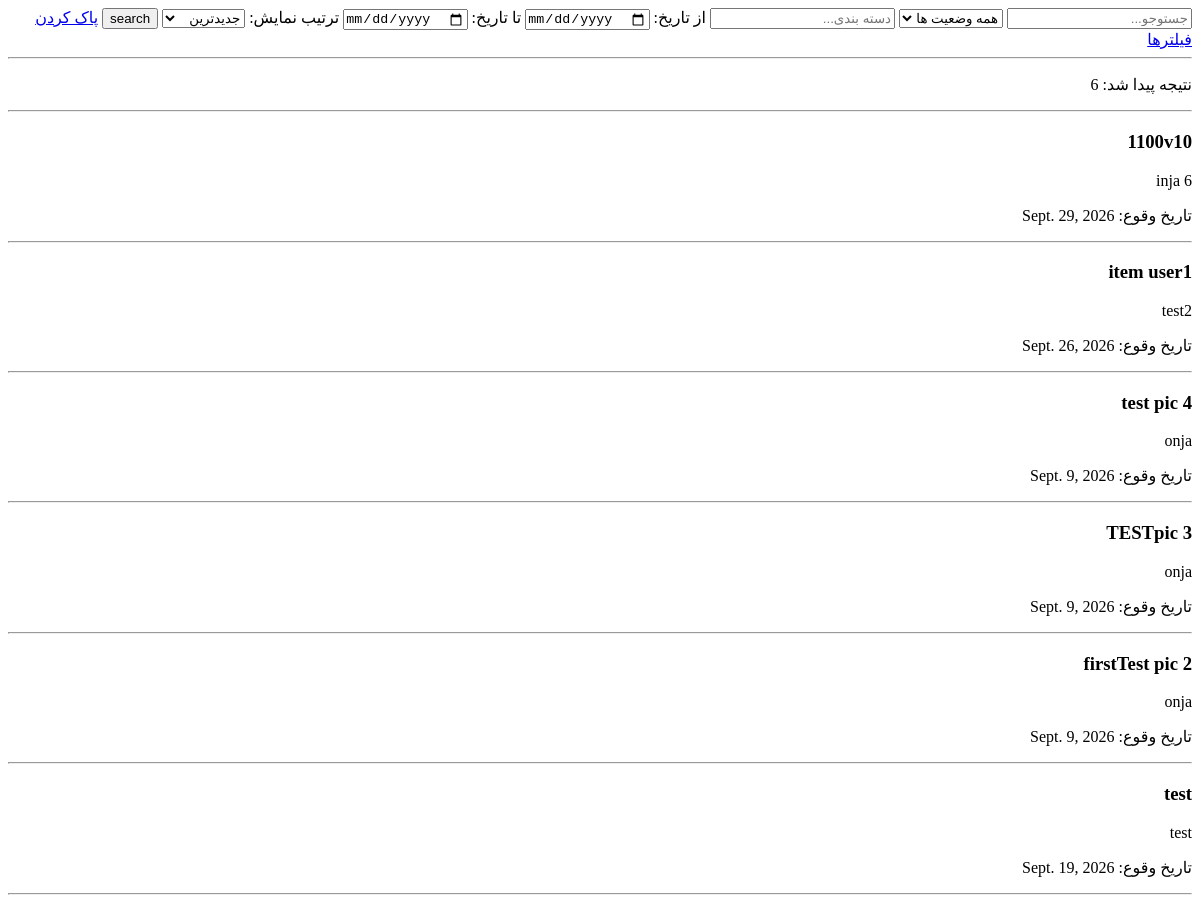
/item/, run on an earlier commit of the app's database.
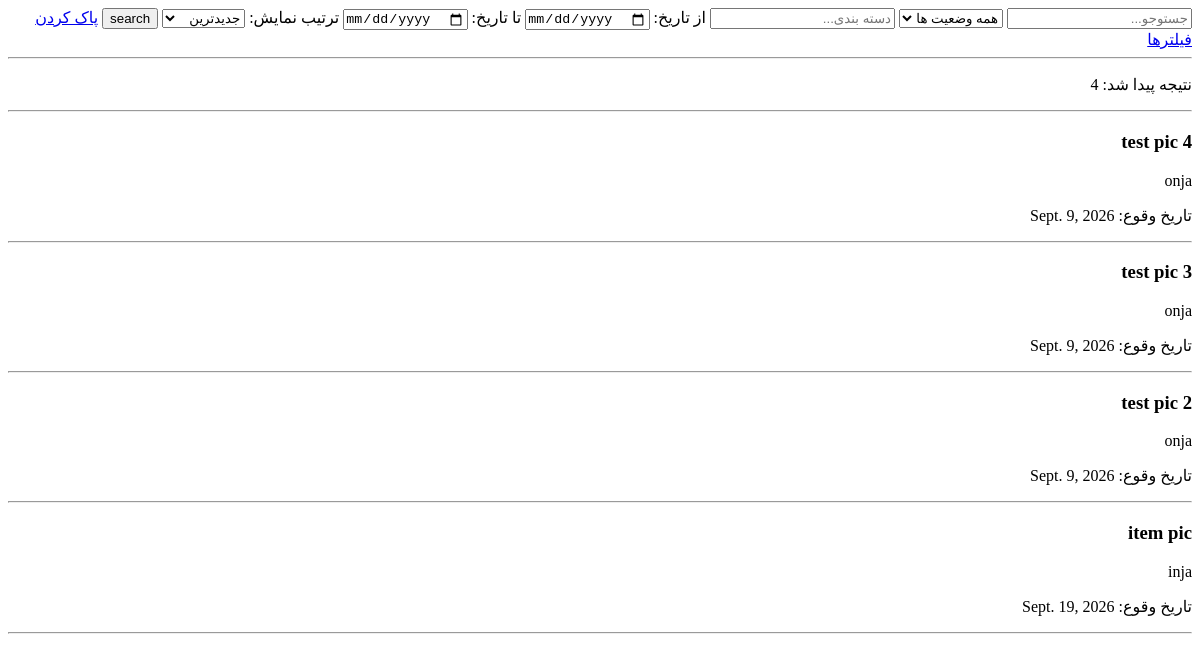
And on a later commit of the database.
### core/models.py (models this page shows, shortened)
class Item(models.Model):
    class Status(models.TextChoices):
        OPEN = "open", "باز"
        REVIEWING = "reviewing", "در حال بررسی"
        DELIVERED = "delivered", "تحویل داده شده"
        CLOSED = "closed", "بسته شده"
    title = models.CharField(max_length=128)
    description = models.TextField()
    location = models.CharField(max_length=200)
    event_date = models.DateField()
    created_at = models.DateTimeField(auto_now_add=True)
    category = models.ForeignKey(
        Category,
        on_delete=models.PROTECT,
        related_name='items_category'
    )
    status = models.CharField(
        max_length=20,
        choices=Status.choices,
        default=Status.OPEN
    )
    created_by = models.ForeignKey(
        User,
        on_delete=models.CASCADE,
        related_name='items_user'
    )
    image = models.ImageField(
        upload_to="items/",
        blank=True,
        null=True
    )

### core/views.py (the view)
# urls.py: path("", list_items, name="list_item"),
def list_items(request):
    items = Item.objects.all()
    query = request.GET.get("q")
    status = request.GET.get("status")
    category = request.GET.get("category")
    date_from = request.GET.get("date_from")
    date_to = request.GET.get("date_to")
    sort = request.GET.get("sort")
    if query:
        items = items.filter(
            Q(title__icontains=query) |
            Q(location__icontains=query) |
            Q(description__icontains=query)
        )
    if status:
        items = items.filter(status=status)
    if category:
        items = items.filter(category_id=category)
    if date_from:
        items = items.filter(event_date__gte=date_from)
    if date_to:
        items = items.filter(event_date__lte=date_to)
    sort_options = {
        "newest": "-created_at",
        "oldest": "created_at",
    }
    sort_field = sort_options.get(sort, "-created_at")
    items = items.order_by(sort_field)
    result_count = items.count()
    return render(
        request,
        "items/item_list.html",
        {
            "items": items,
            "result_count": result_count,
        }
    )

### templates/items/item_list.html (shortened to what this page needs)
{% extends "base.html" %}
{% block content %}
<form method="get">
    <input type="text" name="q" placeholder="جستوجو..." value="{{ request.GET.q }}">
    <select name="status">
        <option value="">
            همه وضعیت ها
        </option>
    </select>
    <input type="number" name="category" placeholder="دسته بندی..." value="{{ request.GET.category }}">
    <label for="date_from">از تاریخ:</label>
    <input type="date" id="date_from" name="date_from" value="{{ request.GET.date_from }}" >
    <label for="date_to">تا تاریخ:</label>
    <input type="date" id="date_to" name="date_to" value="{{ request.GET.date_to }}" >
    <label for="sort">ترتیب نمایش:</label>
    <select name="sort" id="sort">
        <option
            value="newest"
        >
             جدیدترین
        </option>
    </select>
    <button type="submit"> search </button>
    <a href="{% url 'list_item' %}">
    پاک کردن فیلترها
    </a>
</form>
<hr/>
{% if result_count > 0 %}
    <p>
        نتیجه پیدا شد: {{ result_count }}
    </p>
{% else %}
    <p>
        هیچ نتیجه‌ای پیدا نشد.
    </p>
{% endif %}
<hr/>
{% for item in items %}
    <h3> {{ item.title }}     </h3>
    <p>  {{ item.location }}  </p>
    <p> تاریخ وقوع: {{ item.event_date }} </p>
<hr/>
{% empty %}
    <p>هیچ آیتمی یافت نشد.</p>
{% endfor %}
{% endblock %}

What changed in the data, as far as the page shows it:
removed Item: title "1100v10", location "inja 6", event_date "Sept. 29, 2026"
removed Item: title "item user1", location "test2", event_date "Sept. 26, 2026"
changed Item: title "TESTpic 3" → "test pic 3"
changed Item: title "firstTest pic 2" → "test pic 2"
changed Item: title "test" → "item pic"; location "test" → "inja"
Also different on the page:
{{ result_count }}: "6" → "4"
